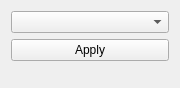
<?xml version="1.0" encoding="UTF-8"?>
<ui version="4.0">
 <class>Form</class>
 <widget class="QWidget" name="Form">
  <property name="geometry">
   <rect>
    <x>0</x>
    <y>0</y>
    <width>180</width>
    <height>88</height>
   </rect>
  </property>
  <property name="windowTitle">
   <string>Form</string>
  </property>
  <layout class="QVBoxLayout" name="verticalLayout">
   <item>
    <layout class="QVBoxLayout" name="verticalLayout_2">
     <item>
      <widget class="QComboBox" name="reference"/>
     </item>
     <item>
      <widget class="QPushButton" name="apply">
       <property name="text">
        <string>Apply</string>
       </property>
      </widget>
     </item>
     <item>
      <spacer name="verticalSpacer">
       <property name="orientation">
        <enum>Qt::Vertical</enum>
       </property>
       <property name="sizeHint" stdset="0">
        <size>
         <width>20</width>
         <height>40</height>
        </size>
       </property>
      </spacer>
     </item>
    </layout>
   </item>
  </layout>
 </widget>
 <resources/>
 <connections/>
</ui>
